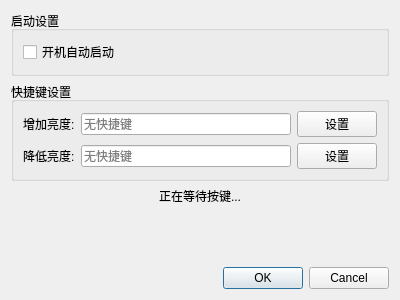
<?xml version="1.0" encoding="UTF-8"?>
<ui version="4.0">
 <class>SettingsDialog</class>
 <widget class="QDialog" name="SettingsDialog">
  <property name="geometry">
   <rect>
    <x>0</x>
    <y>0</y>
    <width>400</width>
    <height>300</height>
   </rect>
  </property>
  <property name="windowTitle">
   <string>设置</string>
  </property>
  <layout class="QVBoxLayout" name="verticalLayout">
   <item>
    <widget class="QGroupBox" name="groupBoxStartup">
     <property name="title">
      <string>启动设置</string>
     </property>
     <layout class="QVBoxLayout" name="verticalLayout_2">
      <item>
       <widget class="QCheckBox" name="checkBoxAutoStart">
        <property name="text">
         <string>开机自动启动</string>
        </property>
       </widget>
      </item>
     </layout>
    </widget>
   </item>
   <item>
    <widget class="QGroupBox" name="groupBoxHotkeys">
     <property name="title">
      <string>快捷键设置</string>
     </property>
     <layout class="QGridLayout" name="gridLayout">
      <item row="0" column="0">
       <widget class="QLabel" name="labelIncreaseKey">
        <property name="text">
         <string>增加亮度:</string>
        </property>
       </widget>
      </item>
      <item row="0" column="1">
       <widget class="QLineEdit" name="lineEditIncreaseKey">
        <property name="readOnly">
         <bool>true</bool>
        </property>
        <property name="placeholderText">
         <string>无快捷键</string>
        </property>
       </widget>
      </item>
      <item row="0" column="2">
       <widget class="QPushButton" name="btnSetIncreaseKey">
        <property name="text">
         <string>设置</string>
        </property>
       </widget>
      </item>
      <item row="1" column="0">
       <widget class="QLabel" name="labelDecreaseKey">
        <property name="text">
         <string>降低亮度:</string>
        </property>
       </widget>
      </item>
      <item row="1" column="1">
       <widget class="QLineEdit" name="lineEditDecreaseKey">
        <property name="readOnly">
         <bool>true</bool>
        </property>
        <property name="placeholderText">
         <string>无快捷键</string>
        </property>
       </widget>
      </item>
      <item row="1" column="2">
       <widget class="QPushButton" name="btnSetDecreaseKey">
        <property name="text">
         <string>设置</string>
        </property>
       </widget>
      </item>
     </layout>
    </widget>
   </item>
   <item>
    <widget class="QLabel" name="labelCapture">
     <property name="text">
      <string>正在等待按键...</string>
     </property>
     <property name="alignment">
      <set>Qt::AlignmentFlag::AlignCenter</set>
     </property>
    </widget>
   </item>
   <item>
    <spacer name="verticalSpacer">
     <property name="orientation">
      <enum>Qt::Orientation::Vertical</enum>
     </property>
     <property name="sizeHint" stdset="0">
      <size>
       <width>20</width>
       <height>40</height>
      </size>
     </property>
    </spacer>
   </item>
   <item>
    <widget class="QDialogButtonBox" name="buttonBox">
     <property name="orientation">
      <enum>Qt::Orientation::Horizontal</enum>
     </property>
     <property name="standardButtons">
      <set>QDialogButtonBox::StandardButton::Cancel|QDialogButtonBox::StandardButton::Ok</set>
     </property>
    </widget>
   </item>
  </layout>
 </widget>
 <resources/>
 <connections>
  <connection>
   <sender>buttonBox</sender>
   <signal>accepted()</signal>
   <receiver>SettingsDialog</receiver>
   <slot>accept()</slot>
   <hints>
    <hint type="sourcelabel">
     <x>248</x>
     <y>254</y>
    </hint>
    <hint type="destinationlabel">
     <x>157</x>
     <y>274</y>
    </hint>
   </hints>
  </connection>
  <connection>
   <sender>buttonBox</sender>
   <signal>rejected()</signal>
   <receiver>SettingsDialog</receiver>
   <slot>reject()</slot>
   <hints>
    <hint type="sourcelabel">
     <x>316</x>
     <y>260</y>
    </hint>
    <hint type="destinationlabel">
     <x>286</x>
     <y>274</y>
    </hint>
   </hints>
  </connection>
 </connections>
</ui>
